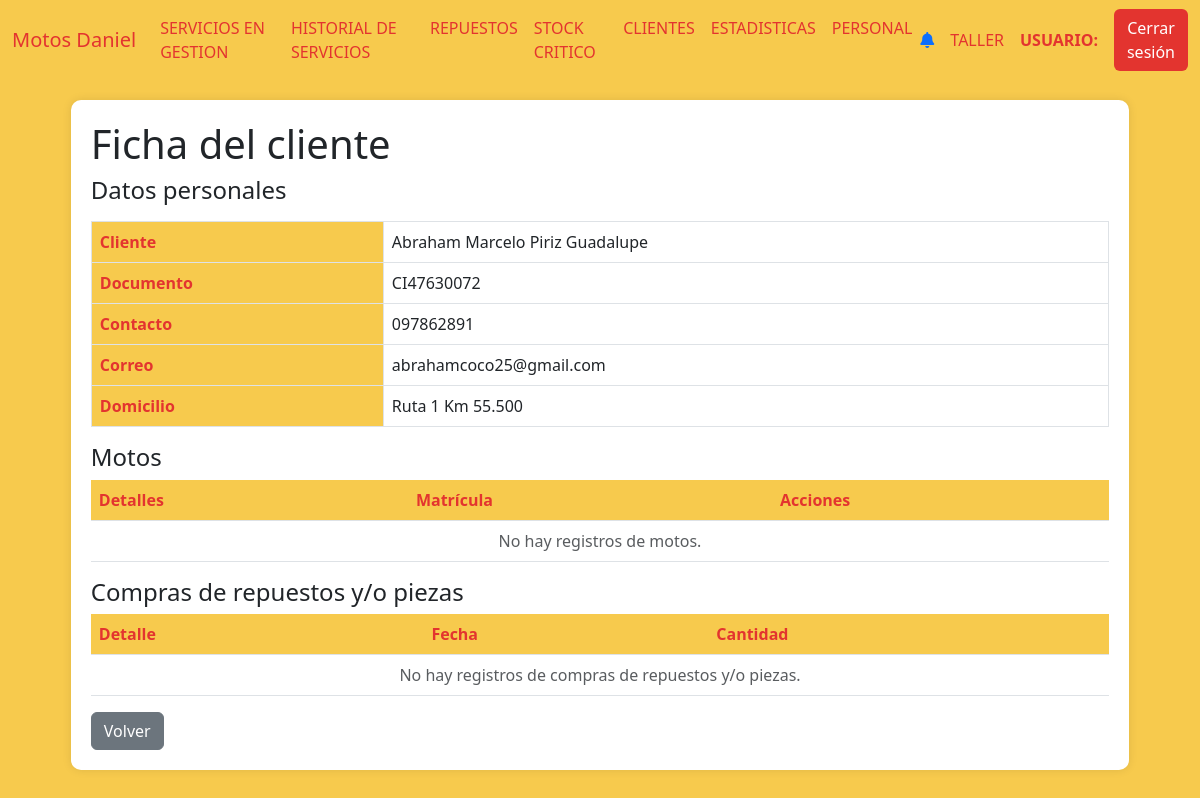
Page /detalles_cliente_taller/111 on the committed database.
### AppUM/models.py (models this page shows)
class Cliente(models.Model):
    documento = models.CharField(max_length=20, unique=True)
    nombre = models.CharField(max_length=20)
    apellido  = models.CharField(max_length=20)
    fecha_nacimiento = models.DateField(null=True,blank=True)
    domicilio = models.CharField(max_length=500,blank=True)

class ClienteTelefono(models.Model):
    cliente = models.ForeignKey(Cliente, related_name='cliente_telefono', on_delete=models.CASCADE, null=True)
    telefono = models.CharField(max_length=10)
    principal = models.BooleanField(default=True)

class ClienteCorreo(models.Model):
    cliente = models.ForeignKey(Cliente, related_name='cliente_correo', on_delete=models.CASCADE, null=True)
    correo = models.CharField(max_length=100)
    principal = models.BooleanField(default=True)

### AppUM/views.py (the view)
# urls.py: path('detalles_cliente_taller/<int:id_cliente>', views.detalles_cliente_taller,name="DetallesClienteTaller"),
def detalles_cliente_taller(req,id_cliente):
    cliente = Cliente.objects.get(id=id_cliente)
    tel1 = ClienteTelefono.objects.filter(principal=1,cliente_id=id_cliente).first()
    tel_1 = tel1.telefono
    tel2 = ClienteTelefono.objects.filter(principal=0,cliente_id=id_cliente).first()
    correo1 = ClienteCorreo.objects.filter(principal=1,cliente_id=id_cliente).first()
    correo2 = ClienteCorreo.objects.filter(principal=0,cliente_id=id_cliente).first()
    if tel2:
        tel_2 = tel2.telefono
    else:
        tel_2 = None
    if correo1:
        c_1 = correo1.correo
    else:
        c_1 = None
    if correo2:
        c_2 = correo2.correo
    else:
        c_2 = None
    resultados_motos = (
    Servicios.objects
    .filter(cliente__id=id_cliente)
    .select_related('moto', 'cliente')
    .values('moto__marca', 'moto__modelo','moto__id')  # Agrupar por estos campos
    .annotate(ultima_fecha_ingreso=Max('fecha_ingreso'))
    .order_by('-ultima_fecha_ingreso')
    )
    res_data = []
    for resultado in resultados_motos:
            matricula = Matriculas.objects.filter(moto_id=resultado['moto__id']).first()
            res_data.append({
            'moto': resultado,
            "matricula":matricula.matricula if matricula else "Sin matrícula"
        })
    compras_rp = (
        ClienteRepuestosPiezas.objects
        .filter(cliente_id=id_cliente)
        .select_related('repuestospiezas', 'cliente')
        .values('id','cantidad','fecha_compra','repuestospiezas__descripcion')
        .order_by('-id')
    )
    page_obj = funcion_paginas_varias(req,res_data)
    page_obj_rp = funcion_paginas_varias(req,compras_rp)
    return render(req,"perfil_taller/clientes/detalles_cliente.html",{
                                                                    "page_obj":page_obj,
                                                                    "cliente":cliente,
                                                                    "tel1":tel_1,
                                                                    "tel2":tel_2,
                                                                    "correo1":c_1,
                                                                    "correo2":c_2,
                                                                    "page_obj_rp":page_obj_rp,
                                                                    })

### AppUM/context_processors.py (called while the page is built)
def cantidad_solicitudes_no_leidas(req):
    if req.user.is_authenticated:
        usuario = req.user
        usuario_actual = Personal.objects.filter(usuario=usuario.username).first()
        notificaciones = NotificacionPersonal.objects.filter(personal=usuario_actual,leido=0).count()
    else:
        notificaciones = 0
    return {'notificaciones': notificaciones}

### AppUM/functions.py (called while the page is built)
def funcion_paginas_varias(req,instancia_model):
    paginator = Paginator(instancia_model, 5)  # 5 motos por página
    page_number = req.GET.get('page')  # Obtiene el número de página desde la URL
    page_obj = paginator.get_page(page_number)
    return page_obj

### AppUM/templates/perfil_taller/clientes/detalles_cliente.html (shortened to what this page needs)
{% extends "perfil_taller/padre_perfil_taller.html" %}
{% load static %}
{% block contenidoQueCambia %}
<div class="table-container" id="clienteDetails">
    <h1>Ficha del cliente</h1>
    <h4>Datos personales</h4>
    <table class="table table-bordered">
        <tbody>
            <tr>
                <th scope="row">Cliente</th>
                <td>{{ cliente.nombre }} {{ cliente.apellido }}</td>
            </tr>
            <tr>
                <th scope="row">Documento</th>
                <td>{{ cliente.documento }}</td>
            </tr>
            <tr>
                <th scope="row">Contacto</th>
                <td>{{ tel1 }}{% if tel2 %}, {{ tel2 }}{% endif %}</td>
            </tr>
            <tr>
                <th scope="row">Correo</th>
                <td>{% if correo1 %}{{ correo1 }}{% if correo2 %}, {{ correo2 }}{% endif %} {% else %} El cliente no tiene correo {% endif %}</td>
            </tr>
            <tr>
                <th scope="row">Domicilio</th>
                <td>{{ cliente.domicilio }}</td>
            </tr>
        </tbody>
    </table>
    <h4>Motos</h4>
    <table class="table">
        <thead>
            <tr>
                <th scope="row">Detalles</th>
                <th scope="row">Matrícula</th>
                <th scope="row">Acciones</th>
            </tr>
        </thead>
        <tbody>
            {% if page_obj %}
                {% for item in page_obj %}
                    <tr>
                        <td>{{ item.moto.moto__marca }} {{ item.moto.moto__modelo }}</td>
                        <td>
                            {{ item.matricula }}
                        </td>
                        <td>
                            <a href="{% url 'ServiciosPorMoto' item.moto.moto__id cliente.id %}"><button class="btn btn-sm btn-info"><i class="fas fa-info-circle"></i></button></a>
                        </td>
                    </tr>
                {% endfor %}
            {% else %}
                <tr>
                    <td colspan="9" class="text-center text-muted">
                        No hay registros de motos.
                    </td>
                </tr>
            {% endif %}
        </tbody>
    </table>
    <h4>Compras de repuestos y/o piezas</h4>
    <table class="table">
        <thead>
            <tr>
                <th scope="row">Detalle</th>
                <th scope="row">Fecha</th>
                <th scope="row">Cantidad</th>
            </tr>
        </thead>
        <tbody>
            {% if page_obj_rp %}
                {% for item in page_obj_rp %}
                    <tr>
                        <td>{{ item.repuestospiezas__descripcion }}</td>
                        <td>{{ item.fecha_compra|date:"d/m/Y" }}</td>
                        <td>{{ item.cantidad }}</td>
                    </tr>
                {% endfor %}
            {% else %}
                <tr>
                    <td colspan="9" class="text-center text-muted">
                        No hay registros de compras de repuestos y/o piezas.
                    </td>
                </tr>
            {% endif %}
        </tbody>
    </table>
    <a href="{% url 'ClientesTaller' %}" class="btn btn-secondary">Volver</a>
</div>
{% endblock %}

### AppUM/static/css/styles.css (style rules this page uses)
body { background-color: #f7ca4d; }
.table-container { background-color: #fff; border-radius: 10px; padding: 20px; box-shadow: 0px 0px 10px rgba(0, 0, 0, 0.1); margin: 20px auto; max-width: 90%; }
.table th { background-color: #f7ca4d; color: #e3342f; }

### rows in the picture
Cliente: nombre "Abraham Marcelo", apellido "Piriz Guadalupe", documento "CI47630072", domicilio "Ruta 1 Km 55.500"
ClienteTelefono: telefono "097862891"
ClienteCorreo: correo "abrahamcoco25@gmail.com"
